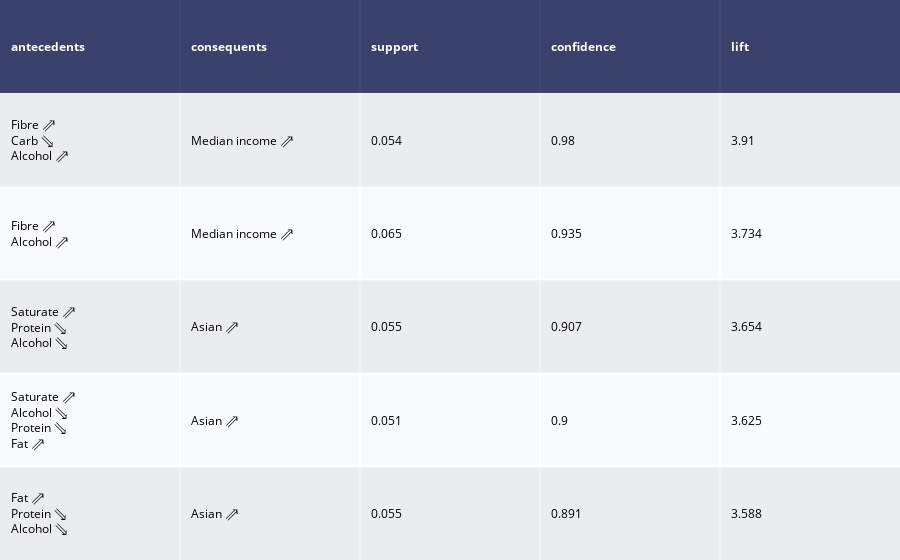

Notebook source saved alongside this figure:
### Code cell
rules = rules_association[rules_association.apply(lambda x : True if x["antecedents"].issubset(nutrient_sets) and not x["consequents"].issubset(nutrient_sets) else False, axis = 1)].sort_values(by = "confidence", ascending = False).head(5)
rules["antecedents"] = rules.apply(lambda x: ''.join([x.capitalize() + "<br>" for x in list(x["antecedents"])]).replace("_high", u" \u21D7").replace("_low", u" \u21D8") , axis = 1)
rules["consequents"] = rules.apply(lambda x: ''.join([x.capitalize() + "<br>" for x in list(x["consequents"])]).replace("_high", u" \u21D7").replace("_low", u" \u21D8").replace("_", " "), axis = 1)
rules[["support","confidence", "lift"]] = rules[["support","confidence", "lift"]].applymap(lambda x : round(x,3))
rules = rules[["antecedents", "consequents", "support","confidence", "lift"]]
fig = ff.create_table(rules, height_constant=60)
fig.show()
fig.write_html("../fierceeagle.github.io/_includes/AssociationRuleTable_Nutrients.html")

### Figure 1 — Plotly figure (JSON) as saved in the notebook; plotly's stock layout.template omitted (floating-point values rounded to 4 significant figures)
{"data": [{"colorscale": [[0, "#00083e"], [0.5, "#ededee"], [1, "#ffffff"]], "hoverinfo": "none", "opacity": 0.75, "showscale": false, "type": "heatmap", "z": [[0, 0, 0, 0, 0], [0.5, 0.5, 0.5, 0.5, 0.5], [1, 1, 1, 1, 1], [0.5, 0.5, 0.5, 0.5, 0.5], [1, 1, 1, 1, 1], [0.5, 0.5, 0.5, 0.5, 0.5]]}], "layout": {"annotations": [{"align": "left", "font": {"color": "#ffffff"}, "showarrow": false, "text": "<b>antecedents</b>", "x": -0.45, "xanchor": "left", "xref": "x", "y": 0, "yref": "y"}, {"align": "left", "font": {"color": "#ffffff"}, "showarrow": false, "text": "<b>consequents</b>", "x": 0.55, "xanchor": "left", "xref": "x", "y": 0, "yref": "y"}, {"align": "left", "font": {"color": "#ffffff"}, "showarrow": false, "text": "<b>support</b>", "x": 1.55, "xanchor": "left", "xref": "x", "y": 0, "yref": "y"}, {"align": "left", "font": {"color": "#ffffff"}, "showarrow": false, "text": "<b>confidence</b>", "x": 2.55, "xanchor": "left", "xref": "x", "y": 0, "yref": "y"}, {"align": "left", "font": {"color": "#ffffff"}, "showarrow": false, "text": "<b>lift</b>", "x": 3.55, "xanchor": "left", "xref": "x", "y": 0, "yref": "y"}, {"align": "left", "font": {"color": "#000000"}, "showarrow": false, "text": "Fibre ⇗<br>Carb ⇘<br>Alcohol ⇗<br>", "x": -0.45, "xanchor": "left", "xref": "x", "y": 1, "yref": "y"}, {"align": "left", "font": {"color": "#000000"}, "showarrow": false, "text": "Median income ⇗<br>", "x": 0.55, "xanchor": "left", "xref": "x", "y": 1, "yref": "y"}, {"align": "left", "font": {"color": "#000000"}, "showarrow": false, "text": "0.054", "x": 1.55, "xanchor": "left", "xref": "x", "y": 1, "yref": "y"}, {"align": "left", "font": {"color": "#000000"}, "showarrow": false, "text": "0.98", "x": 2.55, "xanchor": "left", "xref": "x", "y": 1, "yref": "y"}, {"align": "left", "font": {"color": "#000000"}, "showarrow": false, "text": "3.91", "x": 3.55, "xanchor": "left", "xref": "x", "y": 1, "yref": "y"}, {"align": "left", "font": {"color": "#000000"}, "showarrow": false, "text": "Fibre ⇗<br>Alcohol ⇗<br>", "x": -0.45, "xanchor": "left", "xref": "x", "y": 2, "yref": "y"}, {"align": "left", "font": {"color": "#000000"}, "showarrow": false, "text": "Median income ⇗<br>", "x": 0.55, "xanchor": "left", "xref": "x", "y": 2, "yref": "y"}, {"align": "left", "font": {"color": "#000000"}, "showarrow": false, "text": "0.065", "x": 1.55, "xanchor": "left", "xref": "x", "y": 2, "yref": "y"}, {"align": "left", "font": {"color": "#000000"}, "showarrow": false, "text": "0.935", "x": 2.55, "xanchor": "left", "xref": "x", "y": 2, "yref": "y"}, {"align": "left", "font": {"color": "#000000"}, "showarrow": false, "text": "3.734", "x": 3.55, "xanchor": "left", "xref": "x", "y": 2, "yref": "y"}, {"align": "left", "font": {"color": "#000000"}, "showarrow": false, "text": "Saturate ⇗<br>Protein ⇘<br>Alcohol ⇘<br>", "x": -0.45, "xanchor": "left", "xref": "x", "y": 3, "yref": "y"}, {"align": "left", "font": {"color": "#000000"}, "showarrow": false, "text": "Asian ⇗<br>", "x": 0.55, "xanchor": "left", "xref": "x", "y": 3, "yref": "y"}, {"align": "left", "font": {"color": "#000000"}, "showarrow": false, "text": "0.055", "x": 1.55, "xanchor": "left", "xref": "x", "y": 3, "yref": "y"}, {"align": "left", "font": {"color": "#000000"}, "showarrow": false, "text": "0.907", "x": 2.55, "xanchor": "left", "xref": "x", "y": 3, "yref": "y"}, {"align": "left", "font": {"color": "#000000"}, "showarrow": false, "text": "3.654", "x": 3.55, "xanchor": "left", "xref": "x", "y": 3, "yref": "y"}, {"align": "left", "font": {"color": "#000000"}, "showarrow": false, "text": "Saturate ⇗<br>Alcohol ⇘<br>Protein ⇘<br>Fat ⇗<br>", "x": -0.45, "xanchor": "left", "xref": "x", "y": 4, "yref": "y"}, {"align": "left", "font": {"color": "#000000"}, "showarrow": false, "text": "Asian ⇗<br>", "x": 0.55, "xanchor": "left", "xref": "x", "y": 4, "yref": "y"}, {"align": "left", "font": {"color": "#000000"}, "showarrow": false, "text": "0.051", "x": 1.55, "xanchor": "left", "xref": "x", "y": 4, "yref": "y"}, {"align": "left", "font": {"color": "#000000"}, "showarrow": false, "text": "0.9", "x": 2.55, "xanchor": "left", "xref": "x", "y": 4, "yref": "y"}, {"align": "left", "font": {"color": "#000000"}, "showarrow": false, "text": "3.625", "x": 3.55, "xanchor": "left", "xref": "x", "y": 4, "yref": "y"}, {"align": "left", "font": {"color": "#000000"}, "showarrow": false, "text": "Fat ⇗<br>Protein ⇘<br>Alcohol ⇘<br>", "x": -0.45, "xanchor": "left", "xref": "x", "y": 5, "yref": "y"}, {"align": "left", "font": {"color": "#000000"}, "showarrow": false, "text": "Asian ⇗<br>", "x": 0.55, "xanchor": "left", "xref": "x", "y": 5, "yref": "y"}, {"align": "left", "font": {"color": "#000000"}, "showarrow": false, "text": "0.055", "x": 1.55, "xanchor": "left", "xref": "x", "y": 5, "yref": "y"}, {"align": "left", "font": {"color": "#000000"}, "showarrow": false, "text": "0.891", "x": 2.55, "xanchor": "left", "xref": "x", "y": 5, "yref": "y"}, {"align": "left", "font": {"color": "#000000"}, "showarrow": false, "text": "3.588", "x": 3.55, "xanchor": "left", "xref": "x", "y": 5, "yref": "y"}], "autosize": true, "margin": {"b": 0, "l": 0, "r": 0, "t": 0}, "xaxis": {"autorange": true, "dtick": 1, "gridwidth": 2, "range": [-0.5, 4.5], "showticklabels": false, "tick0": -0.5, "ticks": "", "zeroline": false}, "yaxis": {"autorange": true, "dtick": 1, "gridwidth": 2, "range": [5.5, -0.5], "showticklabels": false, "tick0": 0.5, "ticks": "", "zeroline": false}}}
